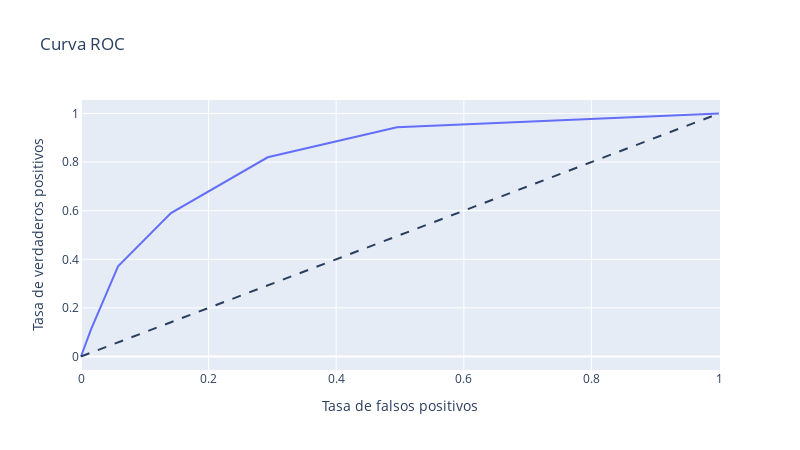

Write notebook code for a chart like this one.
### Markdown cell above
#### KNN CLASSIFIER

### Code cell
model_knn = KNeighborsClassifier(n_neighbors=5)  

# Entrenar el modelo
model_knn.fit(X_train, y_train)
predictions = model_knn.predict(X_test)

find_scores(X_test, y_test, predictions, model_knn)

### Figure 1 — Plotly figure (JSON) as saved in the notebook; plotly's stock layout.template omitted (floating-point values rounded to 4 significant figures)
{"data": [{"hovertemplate": "Tasa de falsos positivos=%{x}<br>Tasa de verdaderos positivos=%{y}<extra></extra>", "legendgroup": "", "line": {"color": "#636efa", "dash": "solid"}, "marker": {"symbol": "circle"}, "mode": "lines", "name": "", "orientation": "v", "showlegend": false, "type": "scatter", "x": [0, 0.0154, 0.05806, 0.141, 0.2927, 0.4953, 1], "xaxis": "x", "y": [0, 0.1095, 0.371, 0.5901, 0.8198, 0.9435, 1], "yaxis": "y"}], "layout": {"height": 450, "legend": {"tracegroupgap": 0}, "shapes": [{"line": {"dash": "dash"}, "type": "line", "x0": 0, "x1": 1, "y0": 0, "y1": 1}], "title": {"text": "Curva ROC"}, "width": 800, "xaxis": {"anchor": "y", "domain": [0, 1], "title": {"text": "Tasa de falsos positivos"}}, "yaxis": {"anchor": "x", "domain": [0, 1], "title": {"text": "Tasa de verdaderos positivos"}}}}
